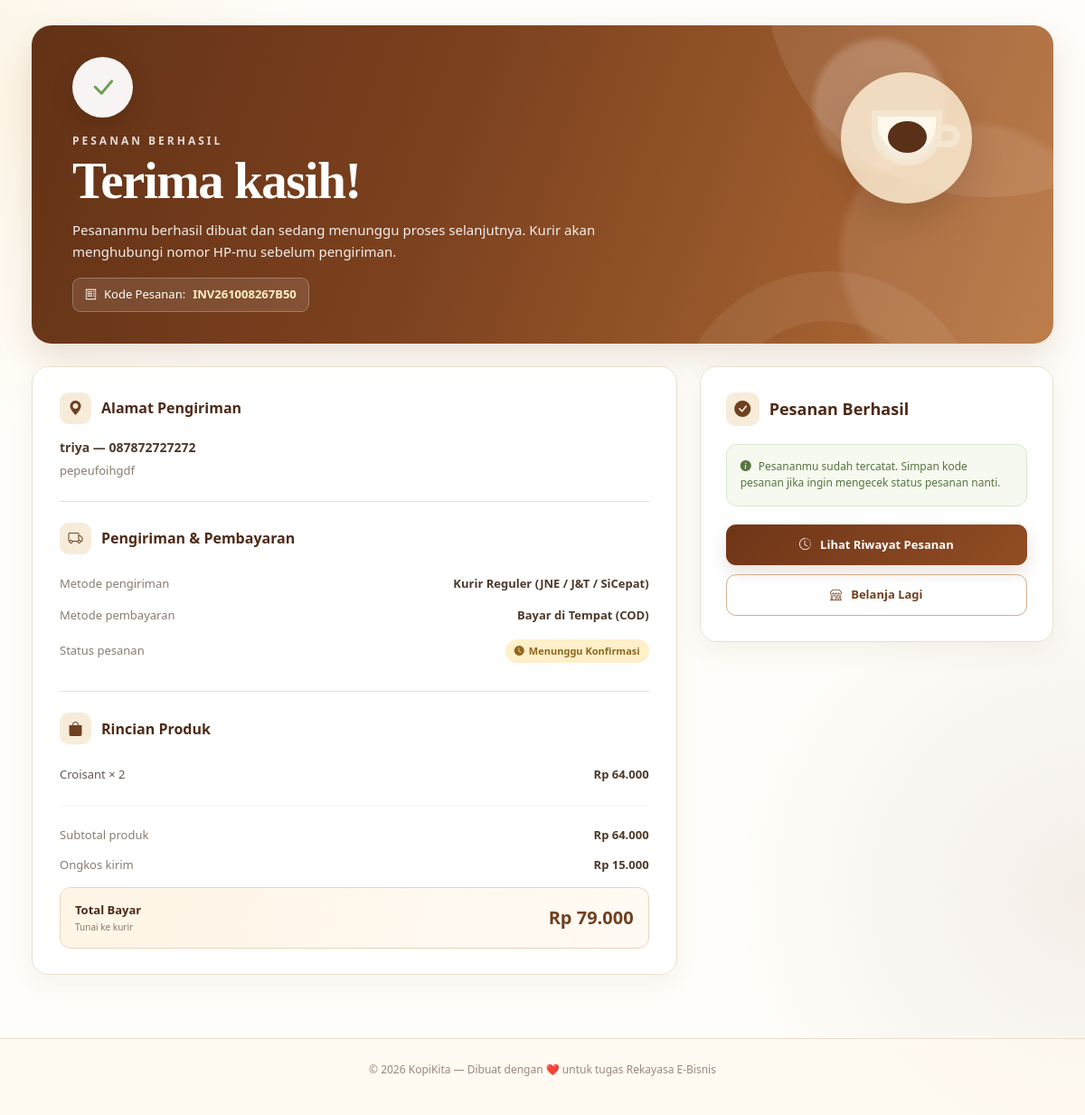
The page /pesanan_sukses.php?id=1 (signed in) on the database its author committed.
### tables this page shows
CREATE TABLE `orders` (
  `id_order` int(11) NOT NULL,
  `id_user` int(11) NOT NULL,
  `kode_pesanan` varchar(20) NOT NULL,
  `nama_penerima` varchar(150) NOT NULL,
  `no_hp` varchar(25) NOT NULL,
  `alamat_pengiriman` text NOT NULL,
  `metode_pengiriman` varchar(30) NOT NULL,
  `label_pengiriman` varchar(100) NOT NULL,
  `ongkir` decimal(12,2) NOT NULL DEFAULT 0.00,
  `metode_pembayaran` varchar(20) NOT NULL DEFAULT 'COD',
  `catatan` text DEFAULT NULL,
  `subtotal_produk` decimal(12,2) NOT NULL DEFAULT 0.00,
  `total_bayar` decimal(12,2) NOT NULL DEFAULT 0.00,
  `status` varchar(30) NOT NULL DEFAULT 'Menunggu Konfirmasi',
  `created_at` datetime NOT NULL DEFAULT current_timestamp()
);

CREATE TABLE `order_items` (
  `id_item` int(11) NOT NULL,
  `id_order` int(11) NOT NULL,
  `id_produk` int(11) NOT NULL,
  `nama_produk` varchar(200) NOT NULL,
  `harga_satuan` decimal(12,2) NOT NULL,
  `qty` int(11) NOT NULL,
  `subtotal` decimal(12,2) NOT NULL
);

### includes/functions.php (called while the page is built, shortened)
<?php
function formatRupiah($angka) {
    return 'Rp ' . number_format($angka, 0, ',', '.');
}

### pesanan_sukses.php (the view, shortened to what this page needs)
<?php
require_once 'includes/db.php';
require_once 'includes/functions.php';
$orderId = (int)($_GET['id'] ?? 0);
$stmt = $pdo->prepare("SELECT * FROM orders WHERE id_order = ? AND id_user = ?");
$stmt->execute([$orderId, $_SESSION['user_id']]);
$order = $stmt->fetch();
$stmtItems = $pdo->prepare("SELECT * FROM order_items WHERE id_order = ?");
$stmtItems->execute([$orderId]);
$orderItems = $stmtItems->fetchAll();
?>
<!DOCTYPE html>
<html lang="id">
<head>
    <link
        href="https://cdn.jsdelivr.net/npm/bootstrap@5.3.0/dist/css/bootstrap.min.css"
        rel="stylesheet">
    <link
        href="https://cdn.jsdelivr.net/npm/bootstrap-icons@1.11.0/font/bootstrap-icons.css"
        rel="stylesheet">
</head>
<body>
    <main class="success-container">
        <section class="success-hero">
            <div class="hero-content">
                <div class="success-icon">
                    <i class="bi bi-check-lg"></i>
                </div>
                <div class="hero-small">
                    Pesanan Berhasil
                </div>
                <h1 class="hero-title">
                    Terima kasih!
                </h1>
                <p class="hero-description">
                    Pesananmu berhasil dibuat dan sedang menunggu
                    proses selanjutnya. Kurir akan menghubungi
                    nomor HP-mu sebelum pengiriman.
                </p>
                <div class="order-code">
                    <i class="bi bi-receipt"></i>
                    Kode Pesanan:
                    <strong>
                        <?= htmlspecialchars($order['kode_pesanan']) ?>
                    </strong>
                </div>
            </div>
            <div class="coffee-decoration">
                <div class="coffee-cup"></div>
            </div>
        </section>
        <div class="content-grid">
            <div class="order-card">
                <div class="card-section">
                    <div class="section-title">
                        <i class="bi bi-geo-alt-fill"></i>
                        Alamat Pengiriman
                    </div>
                    <div class="receiver">
                        <?= htmlspecialchars($order['nama_penerima']) ?>
                        —
                        <?= htmlspecialchars($order['no_hp']) ?>
                    </div>
                    <div class="address">
                        <?= nl2br(
                            htmlspecialchars(
                                $order['alamat_pengiriman']
                            )
                        ) ?>
                    </div>
                </div>
                <div class="card-section">
                    <div class="section-title">
                        <i class="bi bi-truck"></i>
                        Pengiriman & Pembayaran
                    </div>
                    <div class="info-row">
                        <span class="info-label">
                            Metode pengiriman
                        </span>
                        <span class="info-value">
                            <?= htmlspecialchars(
                                $order['label_pengiriman']
                            ) ?>
                        </span>
                    </div>
                    <div class="info-row">
                        <span class="info-label">
                            Metode pembayaran
                        </span>
                        <span class="info-value">
                            Bayar di Tempat (COD)
                        </span>
                    </div>
                    <div class="info-row">
                        <span class="info-label">
                            Status pesanan
                        </span>
                        <span class="status-badge">
                            <i class="bi bi-clock-fill"></i>
                            <?= htmlspecialchars(
                                $order['status']
                            ) ?>
                        </span>
                    </div>
                </div>
                <div class="card-section">
                    <div class="section-title">
                        <i class="bi bi-bag-fill"></i>
                        Rincian Produk
                    </div>
                    <?php foreach ($orderItems as $it): ?>
                        <div class="product-row">
                            <span class="product-name">
                                <?= htmlspecialchars(
                                    $it['nama_produk']
                                ) ?>
                                × <?= $it['qty'] ?>
                            </span>
                            <span class="product-price">
                                <?= formatRupiah(
                                    $it['subtotal']
                                ) ?>
                            </span>
                        </div>
                    <?php endforeach; ?>
                    <hr class="summary-divider">
                    <div class="summary-line">
                        <span>
                            Subtotal produk
                        </span>
                        <span>
                            <?= formatRupiah(
                                $order['subtotal_produk']
                            ) ?>
                        </span>
                    </div>
                    <div class="summary-line">
                        <span>
                            Ongkos kirim
                        </span>
                        <span>
                            <?= formatRupiah(
                                $order['ongkir']
                            ) ?>
                        </span>
                    </div>
                    <div class="total-box">
                        <div class="total-label">
                            Total Bayar
                            <small>
                                Tunai ke kurir
                            </small>
                        </div>
                        <div class="total-price">
                            <?= formatRupiah(
                                $order['total_bayar']
                            ) ?>
                        </div>
                    </div>
                </div>
            </div>
            <aside class="side-card">
                <div class="side-heading">
                    <i class="bi bi-check-circle-fill"></i>
                    Pesanan Berhasil
                </div>
                <div class="success-message">
                    <i class="bi bi-info-circle-fill"></i>
                    Pesananmu sudah tercatat.
                    Simpan kode pesanan jika ingin
                    mengecek status pesanan nanti.
                </div>
                <a
                    href="user/riwayat_pesanan.php"
                    class="btn-main">
                    <i class="bi bi-clock-history"></i>
                    &nbsp;
                    Lihat Riwayat Pesanan
                </a>
                <a
                    href="katalog.php"
                    class="btn-secondary-custom">
                    <i class="bi bi-shop"></i>
                    &nbsp;
                    Belanja Lagi
                </a>
            </aside>
        </div>
    </main>
    <?php include 'footer.php'; ?>
</body>
</html>

### rows shown on the page
orders: kode_pesanan "INV261008267B50", nama_penerima "triya", no_hp "087872727272", alamat_pengiriman "pepeufoihgdf", label_pengiriman "Kurir Reguler (JNE / J&T / SiCepat)", status "Menunggu Konfirmasi", subtotal_produk "Rp 64.000", ongkir "Rp 15.000", total_bayar "Rp 79.000"
order_items: nama_produk "Croisant", qty "2", subtotal "Rp 64.000"
